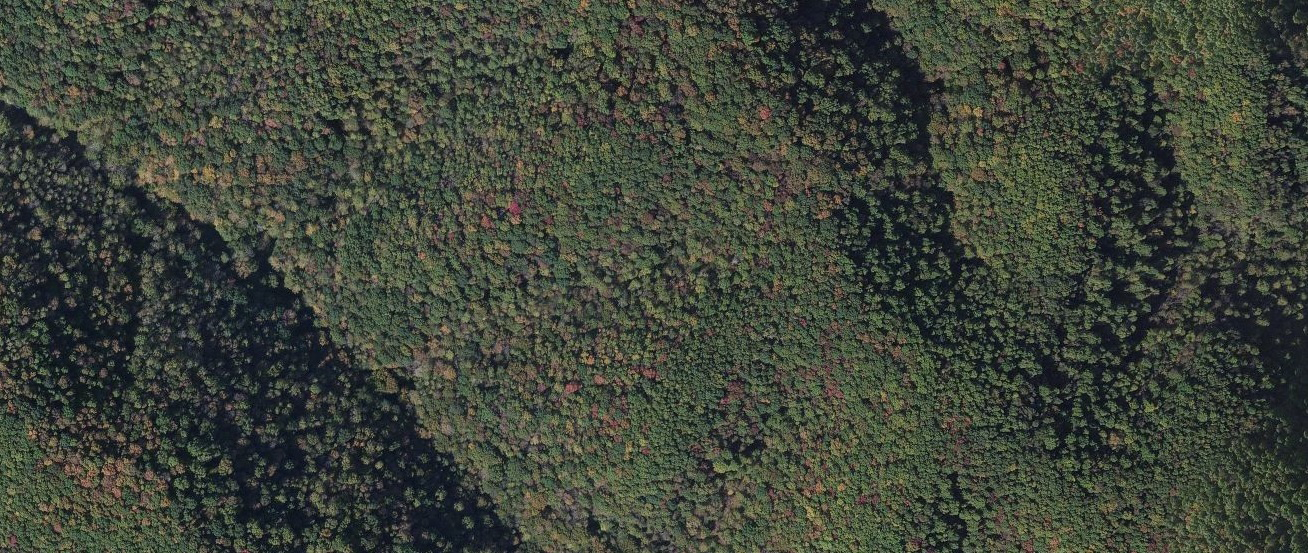
#> input picture code/CNN/Forest/F1.png, 1308 x 553 px; its folder holds only this picture in this run
$ jupyter execute --allow-errors 'CNN3-BP-Marjo_3 with backpropagation.ipynb'   (shell and % lines are left out)   (Python 2 division)
#> lines starting #> are read from the running program, lines starting #| are printed output that depends on the picture
# Le-Net 1 based architecture

We start with 41X41 (I) after first convolution (9x9)we have 33X33 (L1). The next pooling layer reduces dimension with 3 to an output image of 11X11 with 4x4 pooling kernels (L2). Then we apply different types of convolution 4x4 kernels on the L2 layer resulting in 8x8 (L3) . Then followed by pooling 2X2 resulting in 4x4 output map (L4). So we have 16 connection for each element in layer L4 (which depend on the amount of different Covolutions in L3)

\begin{equation}
f(x)=\frac{1}{1+e^{-x}} \\
F_{k}= f( \sum_{i} \mathbf{W^{k}_{i} \cdot y_{i}}-b_{k})
\end{equation}

\begin{equation}
E=\sum_{k} \frac{1}{2}|t_k-F_{k}|^{2} \\
\Delta W_{ij}= - \eta \frac{dE}{d W_{ij}}
\end{equation}

\begin{equation}
\Delta W_{ij}= \sum_{k} - \eta \frac{dE}{d F_{k}} \frac{dF_{k}}{dx_{k}} \frac{dx_{k}}{dW_{ij}}=\sum_{k} \eta (t_{k}-F_{k})\frac{e^{-x_{k}}}{(1+e^{-x_{k}})^{2}} \frac{dx_{k}}{dW_{ij}} \\
= \eta (t_{k}-F_{k})\frac{e^{-x_{k}}}{(1+e^{-x_{k}})^{2}} y_{ij}
\end{equation}

\begin{equation}
\Delta b_{k}= - \eta \frac{dE}{d F_{k}} \frac{dF_{k}}{dx_{k}} \frac{dx_{k}}{b_{k}}=\eta (t_{k}-F_{k})\frac{e^{-x_{k}}}{(1+e^{-x_{k}})^{2}} \cdot-1
\end{equation}

Since $\frac{e^{-x_{k}}}{(1+e^{-x_{k}})^{2}}$ is always positive we can neglect this term in our programme

\begin{equation}
x_{k}=\sum_{ij} W^{k}[i,j] \; y^{4rb}[i,j] - b_{k}
\end{equation}

\begin{equation}
y^{4rb}[i,j]= \sum_{u,v} W^{3rb}[u,v] \; y^{3rb} [2i+u,2j+v]
\end{equation}

\begin{equation}
y^{3rb} [2i+u,2j+v]= f\left (x^{3rb}[2i+u,2j+v] \right)
\end{equation}

\begin{equation}
x^{3rb}[2i+u,2j+v]=\sum_{nm} W^{2rb}[n,m] \; y^{2rb}[n+(2i+u),m+(2j+v)] -b^{3rb}[2i+u,2j+v]
\end{equation}

\begin{equation}
\begin{split}
\Delta W^{2rb}[n,m] =\sum_{k} - \eta  \frac{dE}{dF_{k}}
\frac{dF_{k}}{dx_{k}}
\sum_{ij} \frac{dx_{k}}{dy^{4rb}[i,j]}
 \sum_{uv}\frac{dy^{4rb}[i,j]}{d y^{3rb} [2i+u,2j+v]}
\frac{d y^{3rb} [2i+u,2j+v]}{d x^{3rb}[2i+u,2j+v]}
\sum_{nm}\frac{d x^{3rb}[2i+u,2j+v]}{d W^{2rb}[n,m]}
\end{split}
\end{equation}

\begin{equation}
\begin{split}
\Delta b^{3rb}[2i+u,2j+v] =\sum_{k} - \eta  \frac{dE}{dF_{k}}
\frac{dF_{k}}{dx_{k}}
\sum_{ij} \frac{dx_{k}}{dy^{4rb}[i,j]}
 \sum_{uv}\frac{dy^{4rb}[i,j]}{d y^{3rb} [2i+u,2j+v]}
\frac{d y^{3rb} [2i+u,2j+v]}{d x^{3rb}[2i+u,2j+v]}
\frac{d x^{3rb}[2i+u,2j+v]}{d b^{3rb}[2i+u,2j+v]}
\end{split}
\end{equation}

\begin{equation}
    \frac{dx_{k}}{dy^{4rb}[i,j]} = W^{4rbk}[i,j]\\
\end{equation}

\begin{equation}
    \frac{dy^{4rb}[i,j]}{d y^{3rb} [2i+u,2j+v]} = W^{3rb}[u,v] \\
 \end{equation}


\begin{equation}
\frac{d y^{3rb} [2i+u,2j+v]}{d x^{3rb}[2i+u,2j+v]}=\frac{e^{-x^{3rb}[2i+u,2j+v]}}{(1+e^{-x^{3rb}[2i+u,2j+v]})^2}
\end{equation}
This term is first not included since it is always positive. If the training will not converge it might be possible to include this term

 \begin{equation}
    \frac{d y^{3rb} [2i+u,2j+v]}{d W^{2rb}[n,m]}= y^{2rb} [n+(2i+u),m+(2j+v)] \\
\end{equation}

\begin{equation}
\frac{d x^{3rb}[2i+u,2j+v]}{d b^{3rb}[2i+u,2j+v]}=-1
\end{equation}

[cell 1]
import matplotlib.pyplot as plt
import numpy as np
from numpy import linalg as lin
import scipy.signal as sig
from PIL import Image
import glob
import matplotlib.cm as cm
import itertools

[cell 2]
########### Load Input ############################################################################################################################
# In this script I used the brightness to determine structures, instead of one RGB color:
# this is determined by: 0.2126*R + 0.7152*G + 0.0722*B
# Source: https://en.wikipedia.org/wiki/Relative_luminance

patchSize=40 # patchsize this must be 48 since our network can only handle this value

# Open forest
Amount_data= len(glob.glob('Forest/F*'))
Patches_F=np.empty([1,patchSize,patchSize])
Patches_F_RGB=np.empty([1,patchSize,patchSize,3])
Patches_t=np.empty([3])

for k in range (0, Amount_data):
    name="Forest/F%d.png" % (k+1)
    img = Image.open(name)
#> img is the input picture: PIL image 1308x553 RGB; mean R, G, B 63.1, 68.8, 58.1
    data=img.convert('RGB')
    data= np.asarray( data, dtype="int32" )
    data=0.2126*data[:,:,0]+0.7152*data[:,:,1]+0.0722*data[:,:,2]
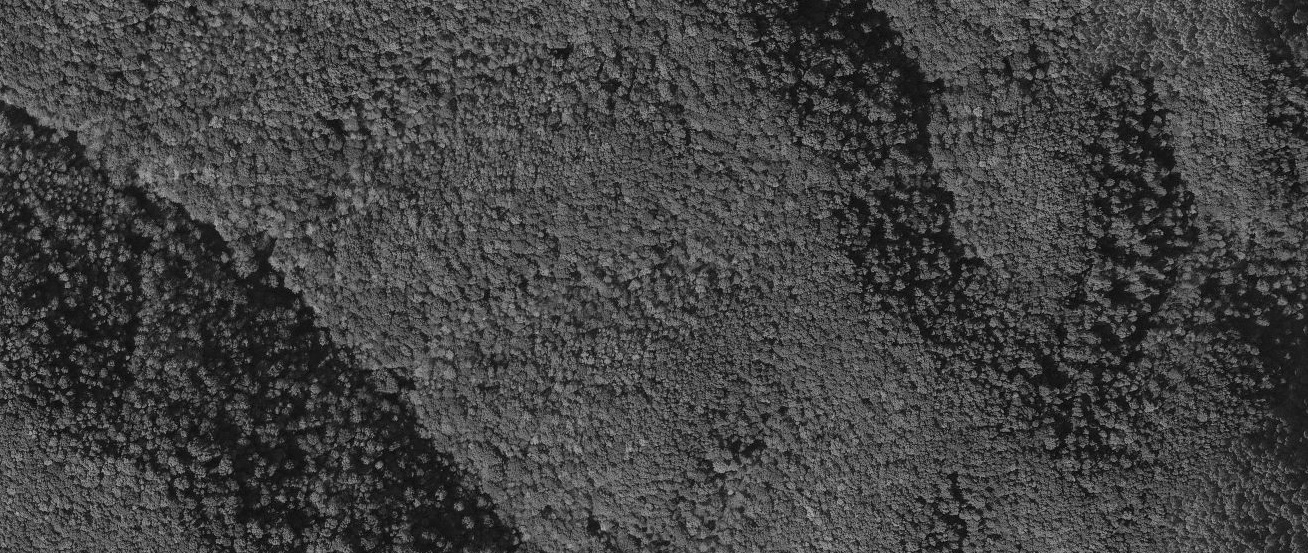
#> data: shape (553, 1308) float64; min 0, max 186.2, mean 66.8
    data2=img.convert('RGB')
    data2= np.asarray( data2, dtype="int32" )

    Yamount=data.shape[0]/patchSize # Counts how many times the windowsize fits in the picture
#> Yamount = 13
    Xamount=data.shape[1]/patchSize # Counts how many times the windowsize fits in the picture
#> Xamount = 32

    # Create patches for structure
    data_t=np.array([[data[j*patchSize:(j+1)*patchSize,i*patchSize:(i+1)*patchSize] for i in range(0,Xamount)] for j in range(0,Yamount)])
    data_t=np.reshape(data_t, [data_t.shape[0]*data_t.shape[1], patchSize, patchSize])
    Patches_F=np.append(Patches_F,data_t,axis=0)
    #Create patches for colour
    data_t=np.array([[data2[j*patchSize:(j+1)*patchSize,i*patchSize:(i+1)*patchSize,:] for i in range(0,Xamount)] for j in range(0,Yamount)])
    data_t=np.reshape(data_t, [data_t.shape[0]*data_t.shape[1], patchSize, patchSize, 3])
    Patches_F_RGB=np.append(Patches_F_RGB, data_t,axis=0)
Patches_F=np.delete(Patches_F, 0,0)
Patches_F_RGB=np.delete(Patches_F_RGB, 0,0)

# Open city
Amount_data= len(glob.glob('City/C*'))
Patches_C=np.empty([1,patchSize,patchSize])
Patches_C_RGB=np.empty([1,patchSize,patchSize,3])
Patches_t=np.empty([3])

for k in range (0, Amount_data):
    name="City/C%d.png" % (k+1)
    img = Image.open(name)
    data=img.convert('RGB')
    data = np.asarray( data, dtype="int32" )
    data=0.2126*data[:,:,0]+0.7152*data[:,:,1]+0.0722*data[:,:,2]
    data2=img.convert('RGB')
    data2= np.asarray( data2, dtype="int32" )

    Yamount=data.shape[0]/patchSize # Counts how many times the windowsize fits in the picture
    Xamount=data.shape[1]/patchSize # Counts how many times the windowsize fits in the picture

    # Create patches for structure
    data_t=np.array([[data[j*patchSize:(j+1)*patchSize,i*patchSize:(i+1)*patchSize] for i in range(0,Xamount)] for j in range(0,Yamount)])
    data_t=np.reshape(data_t, [data_t.shape[0]*data_t.shape[1], patchSize, patchSize])
    Patches_C=np.append(Patches_C,data_t,axis=0)
    #Create patches for colour
    data_t=np.array([[data2[j*patchSize:(j+1)*patchSize,i*patchSize:(i+1)*patchSize,:] for i in range(0,Xamount)] for j in range(0,Yamount)])
    data_t=np.reshape(data_t, [data_t.shape[0]*data_t.shape[1], patchSize, patchSize, 3])
    Patches_C_RGB=np.append(Patches_C_RGB, data_t,axis=0)

Patches_C=np.delete(Patches_C, 0,0)
Patches_C_RGB=np.delete(Patches_C_RGB, 0,0)

# Open water
Amount_data= len(glob.glob('Water/W*'))
Patches_W=np.empty([1,patchSize,patchSize])
Patches_W_RGB=np.empty([1,patchSize,patchSize,3])
Patches_t=np.empty([3])

for k in range (0, Amount_data):
    name="Water/W%d.png" % (k+1)
    img = Image.open(name)
    data=img.convert('RGB')
    data = np.asarray( data, dtype="int32" )
    data=0.2126*data[:,:,0]+0.7152*data[:,:,1]+0.0722*data[:,:,2]

    data2 = img.convert('RGB')
    data2 = np.asarray( data2, dtype="int32" )

    Yamount=data.shape[0]/patchSize # Counts how many times the windowsize fits in the picture
    Xamount=data.shape[1]/patchSize # Counts how many times the windowsize fits in the picture

    # Create patches for structure
    data_t=np.array([[data[j*patchSize:(j+1)*patchSize,i*patchSize:(i+1)*patchSize] for i in range(0,Xamount)] for j in range(0,Yamount)])
    data_t=np.reshape(data_t, [data_t.shape[0]*data_t.shape[1], patchSize, patchSize])
    Patches_W=np.append(Patches_W,data_t,axis=0)
    #Create patches for colour
    data_t=np.array([[data2[j*patchSize:(j+1)*patchSize,i*patchSize:(i+1)*patchSize,:] for i in range(0,Xamount)] for j in range(0,Yamount)])
    data_t=np.reshape(data_t, [data_t.shape[0]*data_t.shape[1], patchSize, patchSize, 3])
    Patches_W_RGB=np.append(Patches_W_RGB, data_t,axis=0)

Patches_W=np.delete(Patches_W, 0,0)
Patches_W_RGB=np.delete(Patches_W_RGB, 0,0)


# [29 lines of commented-out code are left out]

[cell 3]
print Patches_C.shape[0], Patches_W.shape[0], Patches_F.shape[0] #, Patches_G.shape[0]
#| 0 0 416

[cell 4]
########### Functions ############################################################################################################################

# Define Activitation functions, pooling and convolution functions (the rules)

def Sigmoid(x):
    return (1/(1+np.exp(-x)))

def Sigmoid_dx(x):
    return np.exp(-x)/((1+np.exp(-x))**2)

def TanH(x):
    return (1-np.exp(-x))/(1+np.exp(-x))


def Pool(I,W):
    PoolImg=np.zeros((len(I)/len(W),len(I)/len(W))) # W must fit an integer times into I.
    for i in range(0,len(PoolImg)):
        for j in range(0,len(PoolImg)):
            SelAr=I[i*len(W):(i+1)*len(W),j*len(W):(j+1)*len(W)]
            PoolImg[i,j]=np.inner(SelAr.flatten(),W.flatten()) # Now this is just an inner product since we have vectors
    return PoolImg

# To automatically make Gaussian kernels
def makeGaussian(size, fwhm = 3, center=None):
    x = np.arange(0, size, 1, float)
    y = x[:,np.newaxis]

    if center is None:
        x0 = y0 = size // 2
    else:
        x0 = center[0]
        y0 = center[1]

    return np.exp(-4*np.log(2) * ((x-x0)**2 + (y-y0)**2) / fwhm**2)

# To automatically define pooling nodes
def Pool_node(N):
    s=(N,N)
    a=float(N)*float(N)
    return (1.0/a)*np.ones(s)

[cell 5]
#################### Define pooling layers ###########################################################################
P12=Pool_node(4)*(1.0/100.0) #factor 1000 added to lower values more
P34=Pool_node(1)*(1.0/10.0)

#################### Define Convolution layers #######################################################################

######### First C layer #########
C1=[]

## First Kernel

# Inspiration: http://en.wikipedia.org/wiki/Sobel_operator
# http://stackoverflow.com/questions/9567882/sobel-filter-kernel-of-large-size

Kernel=np.array([[4,3,2,1,0,-1,-2,-3,-4],
                 [5,4,3,2,0,-2,-3,-4,-5],
                 [6,5,4,3,0,-3,-4,-5,-6],
                 [7,6,5,4,0,-4,-5,-6,-7],
                 [8,7,6,5,0,-5,-6,-7,-8],
                 [7,6,5,4,0,-4,-5,-6,-7],
                 [6,5,4,3,0,-3,-4,-5,-6],
                 [5,4,3,2,0,-2,-3,-4,-5],
                 [4,3,2,1,0,-1,-2,-3,-4]])

C1.append(Kernel)

## Second Kernel
Kernel=np.matrix.transpose(Kernel)
C1.append(Kernel)

##Third Kernel
#Kernel=makeGaussian(9,5)
#Kernel=(1/np.sum(Kernel))*Kernel
#C1.append(Kernel)

######### Initialize output weights and biases #########

# Define the number of branches in one row
N_branches= 3
ClassAmount=3 # Forest, City, Water, Grassland
Size_C2=5
S_H3=((patchSize-C1[0].shape[0]+1)/P12.shape[1])-Size_C2+1
S_H4=S_H3/P34.shape[1]

C2_INIT=np.random.rand(len(C1),N_branches, Size_C2, Size_C2) # second convolution weigths
W_INIT=np.random.rand(ClassAmount, len(C1), N_branches, S_H3, S_H3) # end-weight from output to classifier-neurons
W2_INIT=np.random.rand(ClassAmount,3)
H3_bias=np.random.rand(len(C1),N_branches) # bias in activation function from C2 to H3
Output_bias=np.random.rand(ClassAmount) # bias on the three classes

[cell 6]
N_plts=len(C1)
for i in range(0,N_plts):
    plt.subplot(4,3,i+1)
    plt.imshow(C1[i])
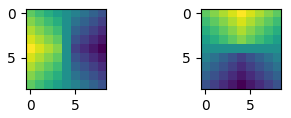
#> figure drawn by matplotlib, 2 panels

# For the extra information regarding the code in the following cell

a random patch is chosen in the following way: the program counts how many files and patches there are in total, then it permutes the sequence so that a random patch is chosen every iteration (forest, city, water). After selecting the number the file has to be found back.

[cell 7]
N_F=Patches_F.shape[0]
#> N_F = 416
N_C=Patches_C.shape[0]
N_W=Patches_W.shape[0]
#N_G=Patches_G.shape[0]

N_total=N_F+N_C+N_W#+N_G
#> N_total = 416
Sequence = np.arange(N_total)
#> Sequence = 416 values from 0 to 415
Sequence = np.random.permutation(Sequence)

[cell 8]
print N_F, N_C, N_W#, N_G
#| 416 0 0
print N_total
#| 416

[cell 9]
# TRAINING PHASE: WITH COLOUR
#delta_H4=np.zeros((len(C1), N_branches, S_H4, S_H4))
#delta_H3=np.zeros((len(C1), N_branches, S_H4, S_H4))
C2=C2_INIT
W=W_INIT
W2=W2_INIT

n_W=1
n_C2=1.5*10**-2

Sample_iterations=0
N_1000=0

from itertools import product
###### Chooses patch and defines label #####
#for PP in range(0,len(Sequence)):
#> (the rest of this cell did not finish here and is left out)

[cell 10]
####### Test phase #######
Error_Test=[]
N_correct=0

from itertools import product
###### Chooses patch and defines label #####
#for PP in range(0,len(Sequence)):
#> (the rest of this cell did not finish here and is left out)

[cell 11]
# TEST PHASE WITHOUT COLOUR

# TRAINING PHASE
#delta_H4=np.zeros((len(C1), N_branches, S_H4, S_H4))
#delta_H3=np.zeros((len(C1), N_branches, S_H4, S_H4))

#ERROR_cv2=np.zeros([1])

from itertools import product
#> (the rest of this cell did not finish here and is left out)

[cell 12]
C2_INIT

[cell 13]
####### Test phase #######
Error_Test=[]
N_correct=0

from itertools import product
###### Chooses patch and defines label #####
#for PP in range(0,len(Sequence)):
#> (the rest of this cell did not finish here and is left out)

[cell 14]
# CROSS VALIDATION!!

# TRAINING PHASE
#delta_H4=np.zeros((len(C1), N_branches, S_H4, S_H4))
#delta_H3=np.zeros((len(C1), N_branches, S_H4, S_H4))

ERROR_cv=np.zeros([10])

from itertools import product
#> (the rest of this cell did not finish here and is left out)

[cell 15]
np.round(0.9*N_total)
#> Out = 374

[cell 16]
# CROSS VALIDATION!! WITHOUT COLOUR

# TRAINING PHASE
#delta_H4=np.zeros((len(C1), N_branches, S_H4, S_H4))
#delta_H3=np.zeros((len(C1), N_branches, S_H4, S_H4))

ERROR_cv2=np.zeros([10])

from itertools import product
for CROSSES in range(0,10):
    C2=C2_INIT
    W=W_INIT
    W2=W2_INIT
    n_W=1
    n_C2=1.5*10**-2

    Sample_iterations=0
    N_1000=0

###### Chooses patch and defines label #####
#for PP in range(0,len(Sequence)):
    for PP in range(0,np.round(0.9*N_total)):
        SS=Sequence[PP]
        #SS=14000
        if SS<N_F:
            Class_label=np.array([1,0,0])
            inputPatch=Patches_F[SS]

        elif(SS>=N_F) and (SS<(N_F+N_C)):
            Class_label=np.array([0,1,0])
            inputPatch=Patches_C[SS-N_F]

        elif(SS>=(N_F+N_C)) and (SS<N_F+N_C+N_W):
            Class_label=np.array([0,0,1])
            inputPatch=Patches_W[SS-N_F-N_C]

    # [7 lines of commented-out code are left out]
        H1=[]
        H2=[]
        H3=np.zeros((len(C1), N_branches, S_H3,S_H3))
        H4=np.zeros((len(C1), N_branches, S_H4,S_H4))
        x=np.zeros(ClassAmount)
        f=np.zeros(ClassAmount)

        II=1
        ITER=0
        while II==1:

            for r in range (0, len(C1)):
                H1.append(sig.convolve(inputPatch, C1[r], 'valid'))
                H2.append(Pool(H1[r], P12))
        #From here on BP trakes place!
                for b in range(0,N_branches):
                    H3[r][b]=Sigmoid(sig.convolve(H2[r], C2[r][b],'valid')-H3_bias[r][b])
                    H4[r][b]=Pool(H3[r][b],P34)
    #Now we have 3x3x4x4 inputs, connected to the 3 output nodes
            y=H4.flatten()
            for k in range(0,ClassAmount):
                W_t=W[k].flatten()
                x[k]=np.inner(y, W_t)
                f[k]=Sigmoid(x[k]-Output_bias[k])
            f=f/np.sum((f))

            ###### Back-propagation #####
            # First learning the delta's
            delta_H4=np.zeros([ClassAmount,len(C1),N_branches,S_H4,S_H4])
            e_k=f-Class_label
            delta_k=e_k*Sigmoid_dx(x)
            #Output_bias=Output_bias[k]+n_bias*e_k
            for k in range(0, ClassAmount):
            #update weights output layer
                W[k]=W[k]-n_W*delta_k[k]*H4
                delta_H4[i]=delta_k[i]*W[i]
            delta_H4=np.sum(delta_H4, axis=0)
            delta_H3=(float(1)/10)*delta_H4
            C2_diff=np.zeros([len(C1),N_branches, Size_C2, Size_C2])
            for r in range(0, len(C1)):
                C2_t=np.array([[delta_H3[r][:]*H2[r][(0+u):(4+u),(0+v):(4+v)] for u in range(0,Size_C2)] for v in range (0,Size_C2)])
                C2_t=np.sum(np.sum(C2_t, axis=4),axis=3)
                C2_t=np.rollaxis(C2_t,2)
                C2_diff[r]=-n_C2*C2_t
            C2=C2+C2_diff
            #print f
            ERROR=np.sum((Class_label-f)**2)
            ITER=ITER+1

            if ERROR<0.55 or ITER>4:
                II=0
        # [12 lines of commented-out code are left out]

        Sample_iterations=Sample_iterations+1
        if Sample_iterations>1000:
            n_W=0.7
            n_C2=0.7*1.5*10**-2
        if Sample_iterations>2000:
            n_W=0.7*0.7
            n_C2=0.7*0.7*1.5*10**-2

        if Sample_iterations>3000:
            n_W=0.7*0.7*0.7
            n_C2=0.7*0.7*0.7*1.5*10**-2

        if Sample_iterations>5000:
            n_W=0.2
            n_C2=0.0025

        if Sample_iterations>7500:
            n_W=0.1
            n_C2=0.001

        if Sample_iterations>10000:
            n_W=0.01
            n_C2=0.0005

    print "Training completed"
    ###### test phase!
    N_correct=0

    for PP in range(20353, N_total):
        SS=Sequence[PP]
        if SS<N_F:
            Class_label=np.array([1,0,0])
            inputPatch=Patches_F[SS]

        elif(SS>=N_F) and (SS<(N_F+N_C)):
            Class_label=np.array([0,1,0])
            inputPatch=Patches_C[SS-N_F]

        elif(SS>=(N_F+N_C)) and (SS<N_F+N_C+N_W):
            Class_label=np.array([0,0,1])
            inputPatch=Patches_W[SS-N_F-N_C]

        # [6 lines of commented-out code are left out]
        H1=[]
        H2=[]
        H3=np.zeros((len(C1), N_branches, S_H3,S_H3))
        H4=np.zeros((len(C1), N_branches, S_H4,S_H4))
        x=np.zeros(ClassAmount)
        f=np.zeros(ClassAmount)
        for r in range (0, len(C1)):
            H1.append(sig.convolve(inputPatch, C1[r], 'valid'))
            H2.append(Pool(H1[r], P12))
            for b in range(0,N_branches):
                H3[r][b]=Sigmoid(sig.convolve(H2[r], C2[r][b],'valid')-H3_bias[r][b])
                H4[r][b]=Pool(H3[r][b],P34)
        y=H4.flatten()
    #Now we have 3x3x4x4 inputs, connected to the 3 output nodes
        for k in range(0,ClassAmount):
            W_t=W[k].flatten()
            x[k]=np.inner(y, W_t)
            f[k]=Sigmoid(x[k]-Output_bias[k])
        f=f/np.sum((f))
        if np.argmax(f)==np.argmax(Class_label):
            #print True
            N_correct=N_correct+1

    Perc_corr=float(N_correct)/2262
    print Perc_corr
    ERROR_cv2[CROSSES]=Perc_corr
    Sequence=np.roll(Sequence,2262)
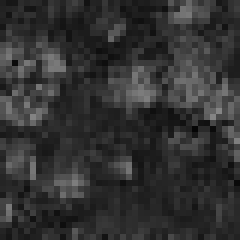
#> inputPatch: shape (40, 40) float64 (shown 6 times larger); min 5.15, max 133.9, mean 50.5
#> after the loop, ERROR_cv2 = [0, 0, 0, 0, 0, 0, 0, 0, 0, 0]

[cell 17]
print ERROR_cv
#print ERROR_cv2

Ave_CV_withRGB=np.mean(ERROR_cv)
Std_CV_withRGB=np.std(ERROR_cv)
Ave_CV_withoutRGB=np.mean(ERROR_cv2)
#> Ave_CV_withoutRGB = 0
Std_CV_withoutRGB=np.std(ERROR_cv2)
#> Std_CV_withoutRGB = 0

with open("Ave_CV_withRGB.txt", 'w') as f:
    f.write(str(Ave_CV_withRGB))
with open("Std_CV_withRGB.txt", 'w') as f:
    f.write(str(Std_CV_withRGB))
with open("Ave_CV_withoutRGB.txt", 'w') as f:
    f.write(str(Ave_CV_withoutRGB))
with open("Std_CV_withoutRGB.txt", 'w') as f:
    f.write(str(Std_CV_withoutRGB))
